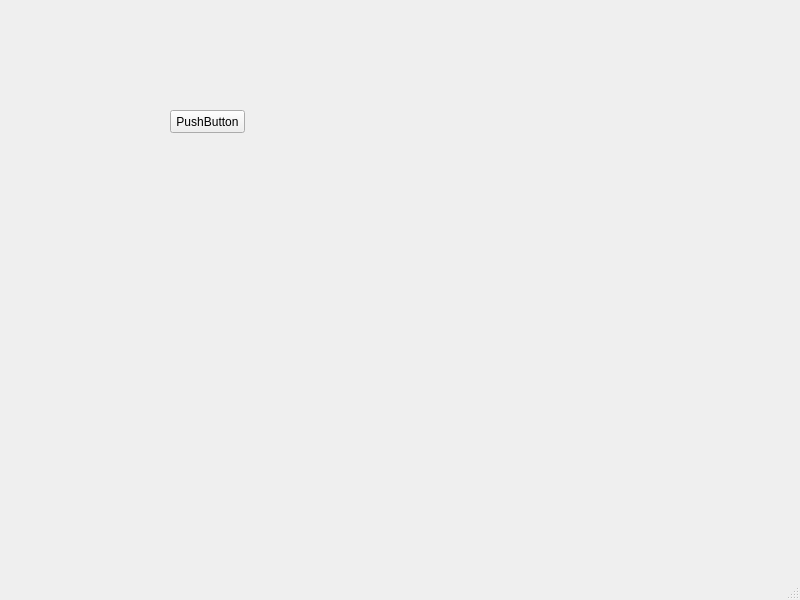
<?xml version="1.0" encoding="UTF-8"?>
<ui version="4.0">
 <class>MainWindow</class>
 <widget class="QMainWindow" name="MainWindow">
  <property name="geometry">
   <rect>
    <x>0</x>
    <y>0</y>
    <width>800</width>
    <height>600</height>
   </rect>
  </property>
  <property name="windowTitle">
   <string>MainWindow</string>
  </property>
  <widget class="QWidget" name="centralwidget">
   <widget class="QPushButton" name="pushButton">
    <property name="geometry">
     <rect>
      <x>170</x>
      <y>110</y>
      <width>75</width>
      <height>23</height>
     </rect>
    </property>
    <property name="text">
     <string>PushButton</string>
    </property>
   </widget>
  </widget>
  <widget class="QMenuBar" name="menubar">
   <property name="geometry">
    <rect>
     <x>0</x>
     <y>0</y>
     <width>800</width>
     <height>21</height>
    </rect>
   </property>
  </widget>
  <widget class="QStatusBar" name="statusbar"/>
 </widget>
 <resources/>
 <connections/>
</ui>
